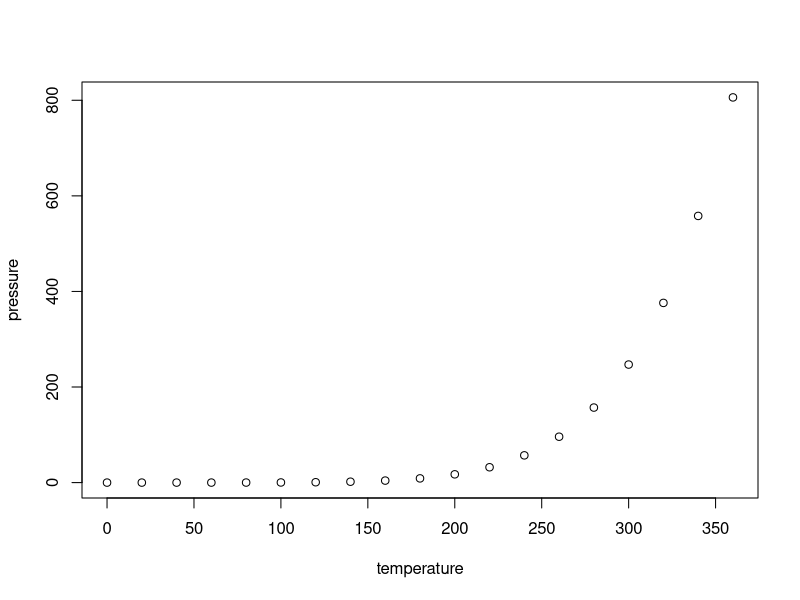
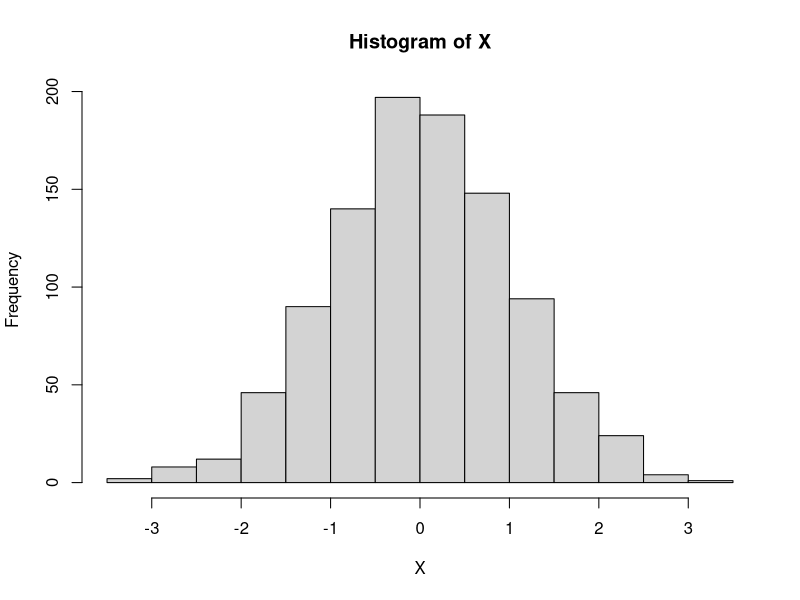

R code for these plots, in order:
## ---- chunk 1
knitr::opts_chunk$set(echo = TRUE)
## ---- chunk 2
(today <- Sys.Date())
## ---- chunk 3
summary(cars)
## ---- chunk 4
plot(pressure)
## ---- chunk 5
n=1000
X=rnorm(n)
hist(X)
